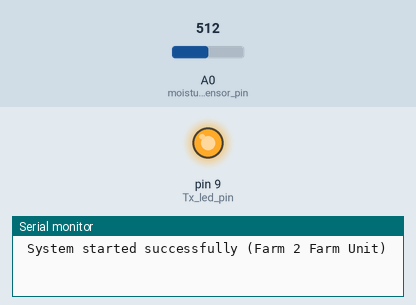
This sketch was run on a simulated Arduino Uno, built with avr-gcc and run on an emulated ATmega328P. Parts: output pins drawn as LEDs (lit = HIGH), the last lines printed to the serial monitor. The inputs (shaded band) are chosen by the test bench; at power-on: A0 (moisture_sensor_pin) = 512. No radio packets arrive unless stated.

Above: at 0.03 s.
At 2.5 s:
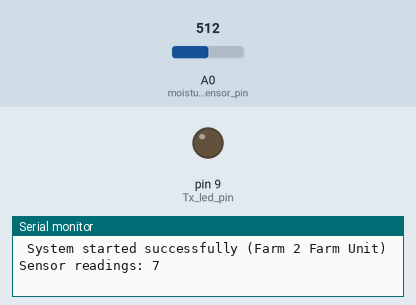
Timing chart, 0 to 6.6 s (numbered marks = the images above):
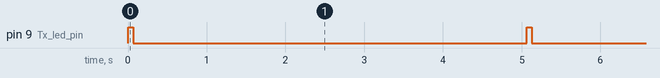

The sketch:

mCII.ino
```cpp
#include <VirtualWire.h>    //Including virtualWire library , used for transmission
int farm_unit_id = 2;
int farm_id = 2;
const byte moisture_sensor_pin = A0; //Analog pin o
const byte Tx_pin = 12; //Transmitter Pin
const byte Tx_led_pin = 9; //LED for transmitter
int sensor_value = 0; //variable to store the value coming from the sensor
int sensor_value_percentage = 0;


void setup(){
    //Pin configuarions
    pinMode(Tx_led_pin,OUTPUT);

    Serial.begin(9600); // Starting serial communication
    //transmitter configurations
    vw_set_ptt_inverted(true); // Required for RF Link module
    vw_set_tx_pin(Tx_pin); // setting transmitter pin
    vw_setup(2000);// speed of data transfer Kbps
    Serial.println(" System started successfully (Farm 2 Farm Unit)"); // Printing message to serial monitor
}

void loop(){
    sensor_value = analogRead(moisture_sensor_pin); // Reading values from sensor
    /*
        Maping sensor readings to 0-100
        In a drys soil readings = 550 while wet soil readings = 10
    */
    sensor_value_percentage = map(sensor_value,550,10,0,100);
    Serial.print("Sensor readings: ");
    Serial.println(sensor_value_percentage);
    transmitMoistureReadings(sensor_value_percentage,farm_unit_id,farm_id); //calling sendMoistureReadings to send moisture via a transmitter
    delay(5000);

}


/*
    Function for sending moisture readings to Pumping Unit Controller(mCII) using a transmitter
    argument: sensor_readings(int),farm_unit_id(int)
*/
void transmitMoistureReadings(int sensor_readings,int farm_unit_id,int farm_id){
    digitalWrite(Tx_led_pin,1);

    char output[6]; // buffer to send
    sprintf(output,"%d,%d,%d,",sensor_readings,farm_unit_id,farm_id);
    vw_send((uint8_t *)output, strlen(output));
    vw_wait_tx(); // Wait until the whole message is gone
    digitalWrite(Tx_led_pin,0);
}
```

Measured:
- by itself, pin 9 (Tx_led_pin): alternates HIGH for 0.06 s and LOW for 5.0 s
